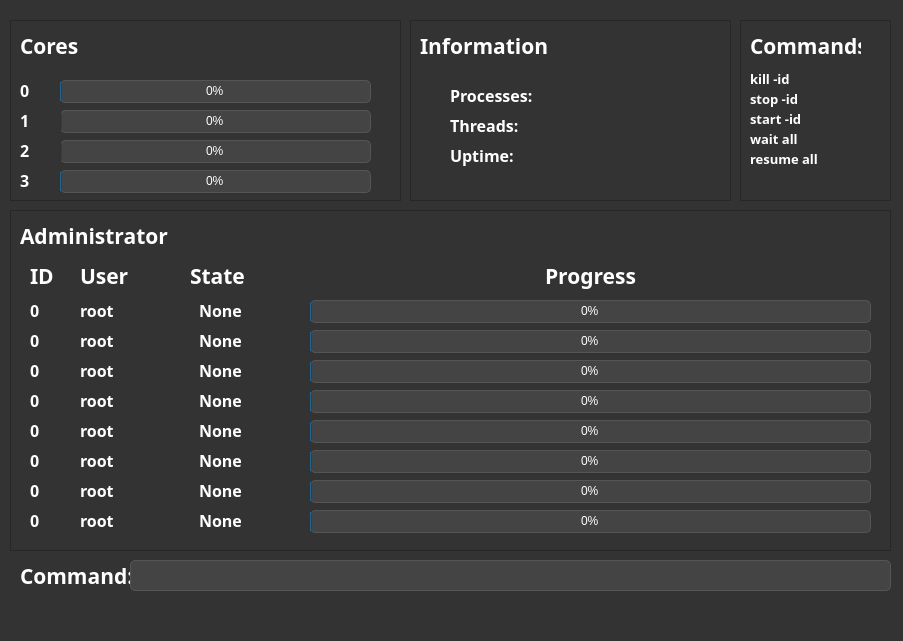
<?xml version="1.0" encoding="UTF-8"?>
<ui version="4.0">
 <class>MainWindow</class>
 <widget class="QMainWindow" name="MainWindow">
  <property name="geometry">
   <rect>
    <x>0</x>
    <y>0</y>
    <width>903</width>
    <height>641</height>
   </rect>
  </property>
  <property name="windowTitle">
   <string>MainWindow</string>
  </property>
  <property name="styleSheet">
   <string notr="true">/* Estilos generales para el modo oscuro */
QWidget {
    background-color: #333; /* Color de fondo principal */
    color: #FFF; /* Color de texto principal */
}

QLabel {
    color: #FFF; /* Color de texto para etiquetas */
}

QPushButton {
    background-color: #444; /* Color de fondo para botones */
    color: #FFF; /* Color de texto para botones */
    border: 1px solid #555; /* Borde de botones */
    border-radius: 5px; /* Bordes redondeados */
    padding: 5px 10px; /* Espaciado interno */
}

/* Cambiar el color de fondo de los botones cuando se presionan */
QPushButton:pressed {
    background-color: #666;
}

/* Cambiar el color de fondo de los botones cuando se pasan por encima */
QPushButton:hover {
    background-color: #555;
}

/* Cambiar el color de fondo de los botones cuando están deshabilitados */
QPushButton:disabled {
    background-color: #888;
    color: #AAA;
}

/* Estilos para barras de desplazamiento */
QScrollBar:vertical {
    border: 1px solid #555; /* Borde de la barra de desplazamiento vertical */
    background: #333; /* Color de fondo de la barra de desplazamiento vertical */
    width: 12px; /* Ancho de la barra de desplazamiento vertical */
    margin: 0px 0px 0px 0px;
}

QScrollBar::handle:vertical {
    background: #555; /* Color de fondo del mango de la barra de desplazamiento vertical */
    min-height: 20px; /* Altura mínima del mango de la barra de desplazamiento vertical */
    border-radius: 6px; /* Bordes redondeados del mango de la barra de desplazamiento vertical */
}

QScrollBar::add-line:vertical {
    height: 12px;
    subcontrol-position: bottom;
    subcontrol-origin: margin;
}

QScrollBar::sub-line:vertical {
    height: 12px;
    subcontrol-position: top;
    subcontrol-origin: margin;
}

/* Cambiar el color de fondo del campo de texto (QLineEdit) */
QLineEdit {
    background-color: #444;
    color: #FFF;
    border: 1px solid #555;
    border-radius: 5px;
    padding: 3px;
}

/* Cambiar el color de fondo del campo de texto (QTextEdit) */
QTextEdit {
    background-color: #444;
    color: #FFF;
    border: 1px solid #555;
    border-radius: 5px;
    padding: 3px;
}

/* Cambiar el color de fondo de las áreas de texto (QPlainTextEdit) */
QPlainTextEdit {
    background-color: #444;
    color: #FFF;
    border: 1px solid #555;
    border-radius: 5px;
    padding: 3px;
}

/* Cambiar el color de fondo de las casillas de verificación (QCheckBox) */
QCheckBox::indicator {
    background-color: #444;
    border: 1px solid #555;
    width: 15px;
    height: 15px;
}

/* Cambiar el color de fondo de los botones de radio (QRadioButton) */
QRadioButton::indicator {
    background-color: #444;
    border: 1px solid #555;
    width: 15px;
    height: 15px;
}

/* Cambiar el color de fondo de las barras de progreso (QProgressBar) */
QProgressBar {
    background-color: #444;
    color: #FFF;
    border: 1px solid #555;
    border-radius: 5px;
    text-align: center;
}

/* Cambiar el color de fondo de los menús emergentes (QMenu) */
QMenu {
    background-color: #333;
    color: #FFF;
    border: 1px solid #555;
}

/* Cambiar el color de fondo de los elementos de menú (QMenuItem) */
QMenu::item {
    background-color: transparent;
}

/* Cambiar el color de fondo de los elementos de menú cuando se pasan por encima */
QMenu::item:selected {
    background-color: #555;
}

/* Cambiar el color de fondo de las barras de menú (QMenuBar) */
QMenuBar {
    background-color: #333;
    color: #FFF;
}

/* Cambiar el color de fondo de los elementos de barra de menú (QMenuBarItem) */
QMenuBar::item {
    background-color: transparent;
}

/* Cambiar el color de fondo de los elementos de barra de menú cuando se pasan por encima */
QMenuBar::item:selected {
    background-color: #555;
}
</string>
  </property>
  <widget class="QWidget" name="centralwidget">
   <widget class="QFrame" name="frame">
    <property name="geometry">
     <rect>
      <x>10</x>
      <y>20</y>
      <width>391</width>
      <height>181</height>
     </rect>
    </property>
    <property name="frameShape">
     <enum>QFrame::StyledPanel</enum>
    </property>
    <property name="frameShadow">
     <enum>QFrame::Raised</enum>
    </property>
    <widget class="QProgressBar" name="third_core_progressbar">
     <property name="geometry">
      <rect>
       <x>50</x>
       <y>120</y>
       <width>311</width>
       <height>23</height>
      </rect>
     </property>
     <property name="value">
      <number>0</number>
     </property>
    </widget>
    <widget class="QProgressBar" name="fourth_core_progressbar">
     <property name="geometry">
      <rect>
       <x>50</x>
       <y>150</y>
       <width>311</width>
       <height>23</height>
      </rect>
     </property>
     <property name="value">
      <number>0</number>
     </property>
    </widget>
    <widget class="QProgressBar" name="first_core_progressbar">
     <property name="geometry">
      <rect>
       <x>50</x>
       <y>60</y>
       <width>311</width>
       <height>23</height>
      </rect>
     </property>
     <property name="value">
      <number>0</number>
     </property>
    </widget>
    <widget class="QProgressBar" name="second_core_progressbar">
     <property name="geometry">
      <rect>
       <x>50</x>
       <y>90</y>
       <width>311</width>
       <height>23</height>
      </rect>
     </property>
     <property name="value">
      <number>0</number>
     </property>
    </widget>
    <widget class="QLabel" name="cores_label">
     <property name="geometry">
      <rect>
       <x>10</x>
       <y>10</y>
       <width>151</width>
       <height>31</height>
      </rect>
     </property>
     <property name="font">
      <font>
       <family>JetBrains Mono</family>
       <pointsize>16</pointsize>
       <weight>75</weight>
       <bold>true</bold>
      </font>
     </property>
     <property name="text">
      <string>Cores</string>
     </property>
    </widget>
    <widget class="QLabel" name="core_0">
     <property name="geometry">
      <rect>
       <x>10</x>
       <y>60</y>
       <width>31</width>
       <height>21</height>
      </rect>
     </property>
     <property name="font">
      <font>
       <family>JetBrains Mono</family>
       <pointsize>12</pointsize>
       <weight>75</weight>
       <bold>true</bold>
      </font>
     </property>
     <property name="text">
      <string>0</string>
     </property>
    </widget>
    <widget class="QLabel" name="core_1">
     <property name="geometry">
      <rect>
       <x>10</x>
       <y>90</y>
       <width>41</width>
       <height>21</height>
      </rect>
     </property>
     <property name="font">
      <font>
       <family>JetBrains Mono</family>
       <pointsize>12</pointsize>
       <weight>75</weight>
       <bold>true</bold>
      </font>
     </property>
     <property name="text">
      <string>1</string>
     </property>
    </widget>
    <widget class="QLabel" name="core_2">
     <property name="geometry">
      <rect>
       <x>10</x>
       <y>120</y>
       <width>41</width>
       <height>21</height>
      </rect>
     </property>
     <property name="font">
      <font>
       <family>JetBrains Mono</family>
       <pointsize>12</pointsize>
       <weight>75</weight>
       <bold>true</bold>
      </font>
     </property>
     <property name="text">
      <string>2</string>
     </property>
    </widget>
    <widget class="QLabel" name="core_3">
     <property name="geometry">
      <rect>
       <x>10</x>
       <y>150</y>
       <width>21</width>
       <height>21</height>
      </rect>
     </property>
     <property name="font">
      <font>
       <family>JetBrains Mono</family>
       <pointsize>12</pointsize>
       <weight>75</weight>
       <bold>true</bold>
      </font>
     </property>
     <property name="text">
      <string>3</string>
     </property>
    </widget>
   </widget>
   <widget class="QFrame" name="frame_2">
    <property name="geometry">
     <rect>
      <x>410</x>
      <y>20</y>
      <width>321</width>
      <height>181</height>
     </rect>
    </property>
    <property name="frameShape">
     <enum>QFrame::StyledPanel</enum>
    </property>
    <property name="frameShadow">
     <enum>QFrame::Raised</enum>
    </property>
    <widget class="QLabel" name="info_label">
     <property name="geometry">
      <rect>
       <x>10</x>
       <y>10</y>
       <width>161</width>
       <height>31</height>
      </rect>
     </property>
     <property name="font">
      <font>
       <family>JetBrains Mono</family>
       <pointsize>16</pointsize>
       <weight>75</weight>
       <bold>true</bold>
      </font>
     </property>
     <property name="text">
      <string>Information</string>
     </property>
    </widget>
    <widget class="QLabel" name="processes_label">
     <property name="geometry">
      <rect>
       <x>40</x>
       <y>60</y>
       <width>251</width>
       <height>31</height>
      </rect>
     </property>
     <property name="font">
      <font>
       <family>JetBrains Mono</family>
       <pointsize>12</pointsize>
       <weight>75</weight>
       <bold>true</bold>
      </font>
     </property>
     <property name="text">
      <string>Processes: </string>
     </property>
    </widget>
    <widget class="QLabel" name="threads_label">
     <property name="geometry">
      <rect>
       <x>40</x>
       <y>90</y>
       <width>251</width>
       <height>31</height>
      </rect>
     </property>
     <property name="font">
      <font>
       <family>JetBrains Mono</family>
       <pointsize>12</pointsize>
       <weight>75</weight>
       <bold>true</bold>
      </font>
     </property>
     <property name="text">
      <string>Threads: </string>
     </property>
    </widget>
    <widget class="QLabel" name="uptime_label">
     <property name="geometry">
      <rect>
       <x>40</x>
       <y>120</y>
       <width>251</width>
       <height>31</height>
      </rect>
     </property>
     <property name="font">
      <font>
       <family>JetBrains Mono</family>
       <pointsize>12</pointsize>
       <weight>75</weight>
       <bold>true</bold>
      </font>
     </property>
     <property name="text">
      <string>Uptime: </string>
     </property>
    </widget>
   </widget>
   <widget class="QFrame" name="frame_3">
    <property name="geometry">
     <rect>
      <x>10</x>
      <y>210</y>
      <width>881</width>
      <height>341</height>
     </rect>
    </property>
    <property name="frameShape">
     <enum>QFrame::StyledPanel</enum>
    </property>
    <property name="frameShadow">
     <enum>QFrame::Raised</enum>
    </property>
    <widget class="QLabel" name="administrator_label">
     <property name="geometry">
      <rect>
       <x>10</x>
       <y>10</y>
       <width>181</width>
       <height>31</height>
      </rect>
     </property>
     <property name="font">
      <font>
       <family>JetBrains Mono</family>
       <pointsize>16</pointsize>
       <weight>75</weight>
       <bold>true</bold>
      </font>
     </property>
     <property name="text">
      <string>Administrator</string>
     </property>
    </widget>
    <widget class="QLabel" name="id_label">
     <property name="geometry">
      <rect>
       <x>20</x>
       <y>50</y>
       <width>31</width>
       <height>31</height>
      </rect>
     </property>
     <property name="font">
      <font>
       <family>JetBrains Mono</family>
       <pointsize>16</pointsize>
       <weight>75</weight>
       <bold>true</bold>
      </font>
     </property>
     <property name="text">
      <string>ID</string>
     </property>
    </widget>
    <widget class="QLabel" name="token_0">
     <property name="geometry">
      <rect>
       <x>20</x>
       <y>90</y>
       <width>41</width>
       <height>21</height>
      </rect>
     </property>
     <property name="font">
      <font>
       <family>JetBrains Mono</family>
       <pointsize>12</pointsize>
       <weight>75</weight>
       <bold>true</bold>
      </font>
     </property>
     <property name="text">
      <string>0</string>
     </property>
    </widget>
    <widget class="QLabel" name="token_1">
     <property name="geometry">
      <rect>
       <x>20</x>
       <y>120</y>
       <width>41</width>
       <height>21</height>
      </rect>
     </property>
     <property name="font">
      <font>
       <family>JetBrains Mono</family>
       <pointsize>12</pointsize>
       <weight>75</weight>
       <bold>true</bold>
      </font>
     </property>
     <property name="text">
      <string>0</string>
     </property>
    </widget>
    <widget class="QLabel" name="token_2">
     <property name="geometry">
      <rect>
       <x>20</x>
       <y>150</y>
       <width>41</width>
       <height>21</height>
      </rect>
     </property>
     <property name="font">
      <font>
       <family>JetBrains Mono</family>
       <pointsize>12</pointsize>
       <weight>75</weight>
       <bold>true</bold>
      </font>
     </property>
     <property name="text">
      <string>0</string>
     </property>
    </widget>
    <widget class="QLabel" name="token_3">
     <property name="geometry">
      <rect>
       <x>20</x>
       <y>180</y>
       <width>41</width>
       <height>21</height>
      </rect>
     </property>
     <property name="font">
      <font>
       <family>JetBrains Mono</family>
       <pointsize>12</pointsize>
       <weight>75</weight>
       <bold>true</bold>
      </font>
     </property>
     <property name="text">
      <string>0</string>
     </property>
    </widget>
    <widget class="QLabel" name="token_4">
     <property name="geometry">
      <rect>
       <x>20</x>
       <y>210</y>
       <width>41</width>
       <height>21</height>
      </rect>
     </property>
     <property name="font">
      <font>
       <family>JetBrains Mono</family>
       <pointsize>12</pointsize>
       <weight>75</weight>
       <bold>true</bold>
      </font>
     </property>
     <property name="text">
      <string>0</string>
     </property>
    </widget>
    <widget class="QLabel" name="token_5">
     <property name="geometry">
      <rect>
       <x>20</x>
       <y>240</y>
       <width>41</width>
       <height>21</height>
      </rect>
     </property>
     <property name="font">
      <font>
       <family>JetBrains Mono</family>
       <pointsize>12</pointsize>
       <weight>75</weight>
       <bold>true</bold>
      </font>
     </property>
     <property name="text">
      <string>0</string>
     </property>
    </widget>
    <widget class="QLabel" name="token_6">
     <property name="geometry">
      <rect>
       <x>20</x>
       <y>270</y>
       <width>41</width>
       <height>21</height>
      </rect>
     </property>
     <property name="font">
      <font>
       <family>JetBrains Mono</family>
       <pointsize>12</pointsize>
       <weight>75</weight>
       <bold>true</bold>
      </font>
     </property>
     <property name="text">
      <string>0</string>
     </property>
    </widget>
    <widget class="QLabel" name="token_7">
     <property name="geometry">
      <rect>
       <x>20</x>
       <y>300</y>
       <width>41</width>
       <height>21</height>
      </rect>
     </property>
     <property name="font">
      <font>
       <family>JetBrains Mono</family>
       <pointsize>12</pointsize>
       <weight>75</weight>
       <bold>true</bold>
      </font>
     </property>
     <property name="text">
      <string>0</string>
     </property>
    </widget>
    <widget class="QLabel" name="user_label">
     <property name="geometry">
      <rect>
       <x>70</x>
       <y>50</y>
       <width>61</width>
       <height>31</height>
      </rect>
     </property>
     <property name="font">
      <font>
       <family>JetBrains Mono</family>
       <pointsize>16</pointsize>
       <weight>75</weight>
       <bold>true</bold>
      </font>
     </property>
     <property name="text">
      <string>User</string>
     </property>
    </widget>
    <widget class="QLabel" name="user_0">
     <property name="geometry">
      <rect>
       <x>70</x>
       <y>90</y>
       <width>51</width>
       <height>21</height>
      </rect>
     </property>
     <property name="font">
      <font>
       <family>JetBrains Mono</family>
       <pointsize>12</pointsize>
       <weight>75</weight>
       <bold>true</bold>
      </font>
     </property>
     <property name="text">
      <string>root</string>
     </property>
    </widget>
    <widget class="QLabel" name="user_1">
     <property name="geometry">
      <rect>
       <x>70</x>
       <y>120</y>
       <width>51</width>
       <height>21</height>
      </rect>
     </property>
     <property name="font">
      <font>
       <family>JetBrains Mono</family>
       <pointsize>12</pointsize>
       <weight>75</weight>
       <bold>true</bold>
      </font>
     </property>
     <property name="text">
      <string>root</string>
     </property>
    </widget>
    <widget class="QLabel" name="user_2">
     <property name="geometry">
      <rect>
       <x>70</x>
       <y>150</y>
       <width>51</width>
       <height>21</height>
      </rect>
     </property>
     <property name="font">
      <font>
       <family>JetBrains Mono</family>
       <pointsize>12</pointsize>
       <weight>75</weight>
       <bold>true</bold>
      </font>
     </property>
     <property name="text">
      <string>root</string>
     </property>
    </widget>
    <widget class="QLabel" name="user_3">
     <property name="geometry">
      <rect>
       <x>70</x>
       <y>180</y>
       <width>51</width>
       <height>21</height>
      </rect>
     </property>
     <property name="font">
      <font>
       <family>JetBrains Mono</family>
       <pointsize>12</pointsize>
       <weight>75</weight>
       <bold>true</bold>
      </font>
     </property>
     <property name="text">
      <string>root</string>
     </property>
    </widget>
    <widget class="QLabel" name="user_4">
     <property name="geometry">
      <rect>
       <x>70</x>
       <y>210</y>
       <width>51</width>
       <height>21</height>
      </rect>
     </property>
     <property name="font">
      <font>
       <family>JetBrains Mono</family>
       <pointsize>12</pointsize>
       <weight>75</weight>
       <bold>true</bold>
      </font>
     </property>
     <property name="text">
      <string>root</string>
     </property>
    </widget>
    <widget class="QLabel" name="user_5">
     <property name="geometry">
      <rect>
       <x>70</x>
       <y>240</y>
       <width>51</width>
       <height>21</height>
      </rect>
     </property>
     <property name="font">
      <font>
       <family>JetBrains Mono</family>
       <pointsize>12</pointsize>
       <weight>75</weight>
       <bold>true</bold>
      </font>
     </property>
     <property name="text">
      <string>root</string>
     </property>
    </widget>
    <widget class="QLabel" name="user_6">
     <property name="geometry">
      <rect>
       <x>70</x>
       <y>270</y>
       <width>51</width>
       <height>21</height>
      </rect>
     </property>
     <property name="font">
      <font>
       <family>JetBrains Mono</family>
       <pointsize>12</pointsize>
       <weight>75</weight>
       <bold>true</bold>
      </font>
     </property>
     <property name="text">
      <string>root</string>
     </property>
    </widget>
    <widget class="QLabel" name="user_7">
     <property name="geometry">
      <rect>
       <x>70</x>
       <y>300</y>
       <width>51</width>
       <height>21</height>
      </rect>
     </property>
     <property name="font">
      <font>
       <family>JetBrains Mono</family>
       <pointsize>12</pointsize>
       <weight>75</weight>
       <bold>true</bold>
      </font>
     </property>
     <property name="text">
      <string>root</string>
     </property>
    </widget>
    <widget class="QLabel" name="state_label">
     <property name="geometry">
      <rect>
       <x>180</x>
       <y>50</y>
       <width>71</width>
       <height>31</height>
      </rect>
     </property>
     <property name="font">
      <font>
       <family>JetBrains Mono</family>
       <pointsize>16</pointsize>
       <weight>75</weight>
       <bold>true</bold>
      </font>
     </property>
     <property name="text">
      <string>State</string>
     </property>
    </widget>
    <widget class="QLabel" name="state_0">
     <property name="geometry">
      <rect>
       <x>140</x>
       <y>90</y>
       <width>141</width>
       <height>21</height>
      </rect>
     </property>
     <property name="font">
      <font>
       <family>JetBrains Mono</family>
       <pointsize>12</pointsize>
       <weight>75</weight>
       <bold>true</bold>
      </font>
     </property>
     <property name="text">
      <string>None</string>
     </property>
     <property name="alignment">
      <set>Qt::AlignCenter</set>
     </property>
    </widget>
    <widget class="QLabel" name="state_1">
     <property name="geometry">
      <rect>
       <x>140</x>
       <y>120</y>
       <width>141</width>
       <height>21</height>
      </rect>
     </property>
     <property name="font">
      <font>
       <family>JetBrains Mono</family>
       <pointsize>12</pointsize>
       <weight>75</weight>
       <bold>true</bold>
      </font>
     </property>
     <property name="text">
      <string>None</string>
     </property>
     <property name="alignment">
      <set>Qt::AlignCenter</set>
     </property>
    </widget>
    <widget class="QLabel" name="state_2">
     <property name="geometry">
      <rect>
       <x>140</x>
       <y>150</y>
       <width>141</width>
       <height>21</height>
      </rect>
     </property>
     <property name="font">
      <font>
       <family>JetBrains Mono</family>
       <pointsize>12</pointsize>
       <weight>75</weight>
       <bold>true</bold>
      </font>
     </property>
     <property name="text">
      <string>None</string>
     </property>
     <property name="alignment">
      <set>Qt::AlignCenter</set>
     </property>
    </widget>
    <widget class="QLabel" name="state_3">
     <property name="geometry">
      <rect>
       <x>140</x>
       <y>180</y>
       <width>141</width>
       <height>21</height>
      </rect>
     </property>
     <property name="font">
      <font>
       <family>JetBrains Mono</family>
       <pointsize>12</pointsize>
       <weight>75</weight>
       <bold>true</bold>
      </font>
     </property>
     <property name="text">
      <string>None</string>
     </property>
     <property name="alignment">
      <set>Qt::AlignCenter</set>
     </property>
    </widget>
    <widget class="QLabel" name="state_4">
     <property name="geometry">
      <rect>
       <x>140</x>
       <y>210</y>
       <width>141</width>
       <height>21</height>
      </rect>
     </property>
     <property name="font">
      <font>
       <family>JetBrains Mono</family>
       <pointsize>12</pointsize>
       <weight>75</weight>
       <bold>true</bold>
      </font>
     </property>
     <property name="text">
      <string>None</string>
     </property>
     <property name="alignment">
      <set>Qt::AlignCenter</set>
     </property>
    </widget>
    <widget class="QLabel" name="state_5">
     <property name="geometry">
      <rect>
       <x>140</x>
       <y>240</y>
       <width>141</width>
       <height>21</height>
      </rect>
     </property>
     <property name="font">
      <font>
       <family>JetBrains Mono</family>
       <pointsize>12</pointsize>
       <weight>75</weight>
       <bold>true</bold>
      </font>
     </property>
     <property name="text">
      <string>None</string>
     </property>
     <property name="alignment">
      <set>Qt::AlignCenter</set>
     </property>
    </widget>
    <widget class="QLabel" name="state_6">
     <property name="geometry">
      <rect>
       <x>140</x>
       <y>270</y>
       <width>141</width>
       <height>21</height>
      </rect>
     </property>
     <property name="font">
      <font>
       <family>JetBrains Mono</family>
       <pointsize>12</pointsize>
       <weight>75</weight>
       <bold>true</bold>
      </font>
     </property>
     <property name="text">
      <string>None</string>
     </property>
     <property name="alignment">
      <set>Qt::AlignCenter</set>
     </property>
    </widget>
    <widget class="QLabel" name="state_7">
     <property name="geometry">
      <rect>
       <x>140</x>
       <y>300</y>
       <width>141</width>
       <height>21</height>
      </rect>
     </property>
     <property name="font">
      <font>
       <family>JetBrains Mono</family>
       <pointsize>12</pointsize>
       <weight>75</weight>
       <bold>true</bold>
      </font>
     </property>
     <property name="text">
      <string>None</string>
     </property>
     <property name="alignment">
      <set>Qt::AlignCenter</set>
     </property>
    </widget>
    <widget class="QProgressBar" name="progress_0">
     <property name="geometry">
      <rect>
       <x>300</x>
       <y>90</y>
       <width>561</width>
       <height>23</height>
      </rect>
     </property>
     <property name="value">
      <number>0</number>
     </property>
    </widget>
    <widget class="QProgressBar" name="progress_1">
     <property name="geometry">
      <rect>
       <x>300</x>
       <y>120</y>
       <width>561</width>
       <height>23</height>
      </rect>
     </property>
     <property name="value">
      <number>0</number>
     </property>
    </widget>
    <widget class="QProgressBar" name="progress_2">
     <property name="geometry">
      <rect>
       <x>300</x>
       <y>150</y>
       <width>561</width>
       <height>23</height>
      </rect>
     </property>
     <property name="value">
      <number>0</number>
     </property>
    </widget>
    <widget class="QProgressBar" name="progress_3">
     <property name="geometry">
      <rect>
       <x>300</x>
       <y>180</y>
       <width>561</width>
       <height>23</height>
      </rect>
     </property>
     <property name="value">
      <number>0</number>
     </property>
    </widget>
    <widget class="QProgressBar" name="progress_4">
     <property name="geometry">
      <rect>
       <x>300</x>
       <y>210</y>
       <width>561</width>
       <height>23</height>
      </rect>
     </property>
     <property name="value">
      <number>0</number>
     </property>
    </widget>
    <widget class="QProgressBar" name="progress_5">
     <property name="geometry">
      <rect>
       <x>300</x>
       <y>240</y>
       <width>561</width>
       <height>23</height>
      </rect>
     </property>
     <property name="value">
      <number>0</number>
     </property>
    </widget>
    <widget class="QProgressBar" name="progress_6">
     <property name="geometry">
      <rect>
       <x>300</x>
       <y>270</y>
       <width>561</width>
       <height>23</height>
      </rect>
     </property>
     <property name="value">
      <number>0</number>
     </property>
    </widget>
    <widget class="QProgressBar" name="progress_7">
     <property name="geometry">
      <rect>
       <x>300</x>
       <y>300</y>
       <width>561</width>
       <height>23</height>
      </rect>
     </property>
     <property name="value">
      <number>0</number>
     </property>
    </widget>
    <widget class="QLabel" name="state_label_2">
     <property name="geometry">
      <rect>
       <x>300</x>
       <y>50</y>
       <width>561</width>
       <height>31</height>
      </rect>
     </property>
     <property name="font">
      <font>
       <family>JetBrains Mono</family>
       <pointsize>16</pointsize>
       <weight>75</weight>
       <bold>true</bold>
      </font>
     </property>
     <property name="text">
      <string>Progress</string>
     </property>
     <property name="alignment">
      <set>Qt::AlignCenter</set>
     </property>
    </widget>
   </widget>
   <widget class="QLabel" name="administrator_label_2">
    <property name="geometry">
     <rect>
      <x>20</x>
      <y>560</y>
      <width>181</width>
      <height>31</height>
     </rect>
    </property>
    <property name="font">
     <font>
      <family>JetBrains Mono</family>
      <pointsize>16</pointsize>
      <weight>75</weight>
      <bold>true</bold>
     </font>
    </property>
    <property name="text">
     <string>Command:</string>
    </property>
   </widget>
   <widget class="QLineEdit" name="prompt">
    <property name="geometry">
     <rect>
      <x>130</x>
      <y>560</y>
      <width>761</width>
      <height>31</height>
     </rect>
    </property>
    <property name="font">
     <font>
      <family>Ubuntu Mono</family>
      <pointsize>14</pointsize>
     </font>
    </property>
   </widget>
   <widget class="QFrame" name="frame_4">
    <property name="geometry">
     <rect>
      <x>740</x>
      <y>20</y>
      <width>151</width>
      <height>181</height>
     </rect>
    </property>
    <property name="frameShape">
     <enum>QFrame::StyledPanel</enum>
    </property>
    <property name="frameShadow">
     <enum>QFrame::Raised</enum>
    </property>
    <widget class="QLabel" name="info_label_2">
     <property name="geometry">
      <rect>
       <x>10</x>
       <y>10</y>
       <width>111</width>
       <height>31</height>
      </rect>
     </property>
     <property name="font">
      <font>
       <family>JetBrains Mono</family>
       <pointsize>16</pointsize>
       <weight>75</weight>
       <bold>true</bold>
      </font>
     </property>
     <property name="text">
      <string>Commands</string>
     </property>
    </widget>
    <widget class="QLabel" name="processes_label_2">
     <property name="geometry">
      <rect>
       <x>10</x>
       <y>50</y>
       <width>131</width>
       <height>21</height>
      </rect>
     </property>
     <property name="font">
      <font>
       <family>JetBrains Mono</family>
       <pointsize>10</pointsize>
       <weight>75</weight>
       <bold>true</bold>
      </font>
     </property>
     <property name="text">
      <string>kill -id</string>
     </property>
     <property name="alignment">
      <set>Qt::AlignLeading|Qt::AlignLeft|Qt::AlignTop</set>
     </property>
    </widget>
    <widget class="QLabel" name="processes_label_3">
     <property name="geometry">
      <rect>
       <x>10</x>
       <y>70</y>
       <width>131</width>
       <height>21</height>
      </rect>
     </property>
     <property name="font">
      <font>
       <family>JetBrains Mono</family>
       <pointsize>10</pointsize>
       <weight>75</weight>
       <bold>true</bold>
      </font>
     </property>
     <property name="text">
      <string>stop -id</string>
     </property>
     <property name="alignment">
      <set>Qt::AlignLeading|Qt::AlignLeft|Qt::AlignTop</set>
     </property>
    </widget>
    <widget class="QLabel" name="processes_label_4">
     <property name="geometry">
      <rect>
       <x>10</x>
       <y>90</y>
       <width>131</width>
       <height>21</height>
      </rect>
     </property>
     <property name="font">
      <font>
       <family>JetBrains Mono</family>
       <pointsize>10</pointsize>
       <weight>75</weight>
       <bold>true</bold>
      </font>
     </property>
     <property name="text">
      <string>start -id</string>
     </property>
     <property name="alignment">
      <set>Qt::AlignLeading|Qt::AlignLeft|Qt::AlignTop</set>
     </property>
    </widget>
    <widget class="QLabel" name="processes_label_5">
     <property name="geometry">
      <rect>
       <x>10</x>
       <y>110</y>
       <width>131</width>
       <height>21</height>
      </rect>
     </property>
     <property name="font">
      <font>
       <family>JetBrains Mono</family>
       <pointsize>10</pointsize>
       <weight>75</weight>
       <bold>true</bold>
      </font>
     </property>
     <property name="text">
      <string>wait all</string>
     </property>
     <property name="alignment">
      <set>Qt::AlignLeading|Qt::AlignLeft|Qt::AlignTop</set>
     </property>
    </widget>
    <widget class="QLabel" name="processes_label_6">
     <property name="geometry">
      <rect>
       <x>10</x>
       <y>130</y>
       <width>131</width>
       <height>21</height>
      </rect>
     </property>
     <property name="font">
      <font>
       <family>JetBrains Mono</family>
       <pointsize>10</pointsize>
       <weight>75</weight>
       <bold>true</bold>
      </font>
     </property>
     <property name="text">
      <string>resume all</string>
     </property>
     <property name="alignment">
      <set>Qt::AlignLeading|Qt::AlignLeft|Qt::AlignTop</set>
     </property>
    </widget>
   </widget>
  </widget>
  <widget class="QMenuBar" name="menubar">
   <property name="geometry">
    <rect>
     <x>0</x>
     <y>0</y>
     <width>903</width>
     <height>22</height>
    </rect>
   </property>
  </widget>
  <widget class="QStatusBar" name="statusbar"/>
 </widget>
 <resources/>
 <connections/>
</ui>
